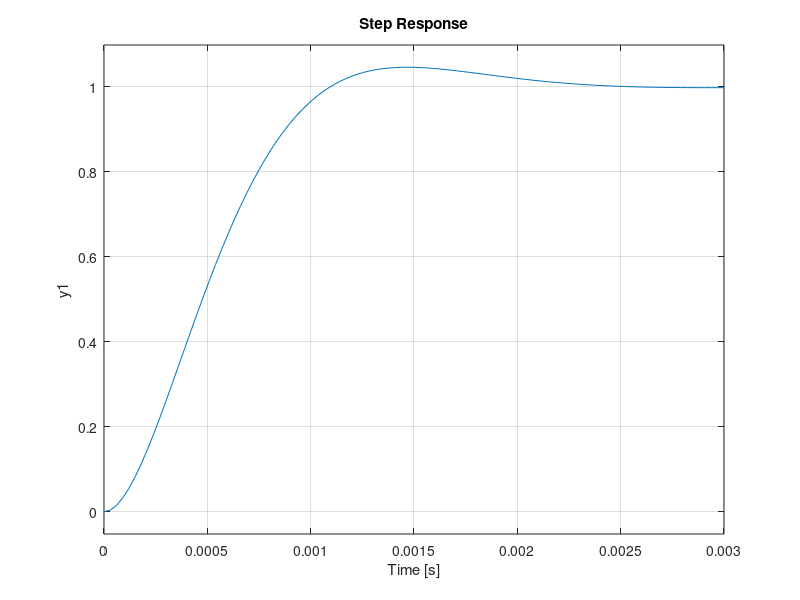

The MATLAB source for this figure:
fig=figure('Name','Autor Nicolas David Pastran','NumberTitle','off','Color','white','position',[250 200 850 400]);       
cla('reset')
zi=0.7;
wn1=3000;
dem=[1 2*zi*wn1 wn1^2];
num=wn1^2;
h=tf(num,dem);
step(h);
grid on;